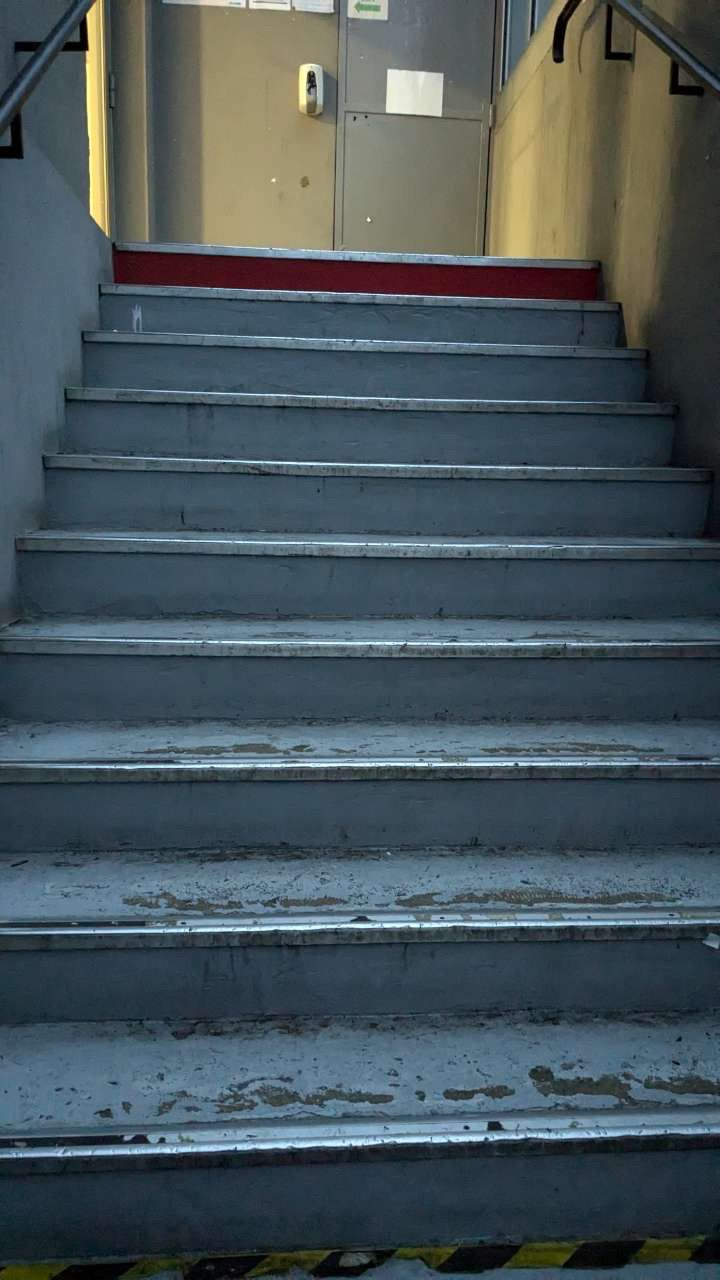
#> input picture images/Groupe6_image9.jpg, 720 x 1280 px, found by its file name
$ python modele.py
#> lines starting #> are read from the running program, lines starting #| are printed output that depends on the picture; after the words box and inside, x2 and y2 are one past the last pixel; in counts of white or black regions, pixels touching at a corner belong together
import cv2
import numpy as np
import matplotlib.pyplot as plt

def count_stairs(image_path):
#> called with image_path = 'images/Groupe6_Image9.jpg'
    img = cv2.imread(image_path)
#> img is the input picture: shape (1280, 720, 3); mean B, G, R 90.1, 84.1, 70.7
    gray = cv2.cvtColor(img, cv2.COLOR_BGR2GRAY)
    blurred = cv2.GaussianBlur(gray, (5, 5), 0)

    # Détection des contours avec ajustement des seuils
    edges = cv2.Canny(blurred, 75, 150)
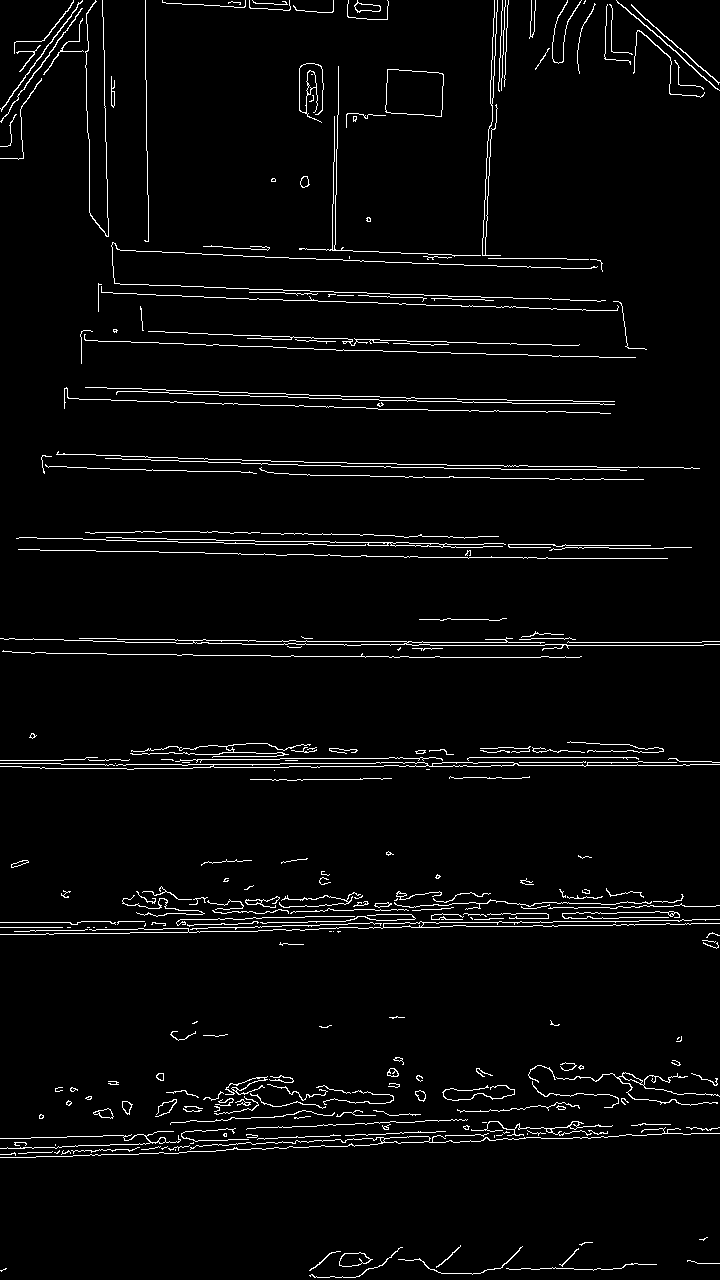
#> edges: shape (1280, 720); 3.4% white in thin lines or dots

    # Masquer les zones non pertinentes (facultatif)
    mask = np.zeros_like(gray)
    cv2.rectangle(mask, (50, 50), (gray.shape[1] - 50, gray.shape[0] - 50), 255, -1)
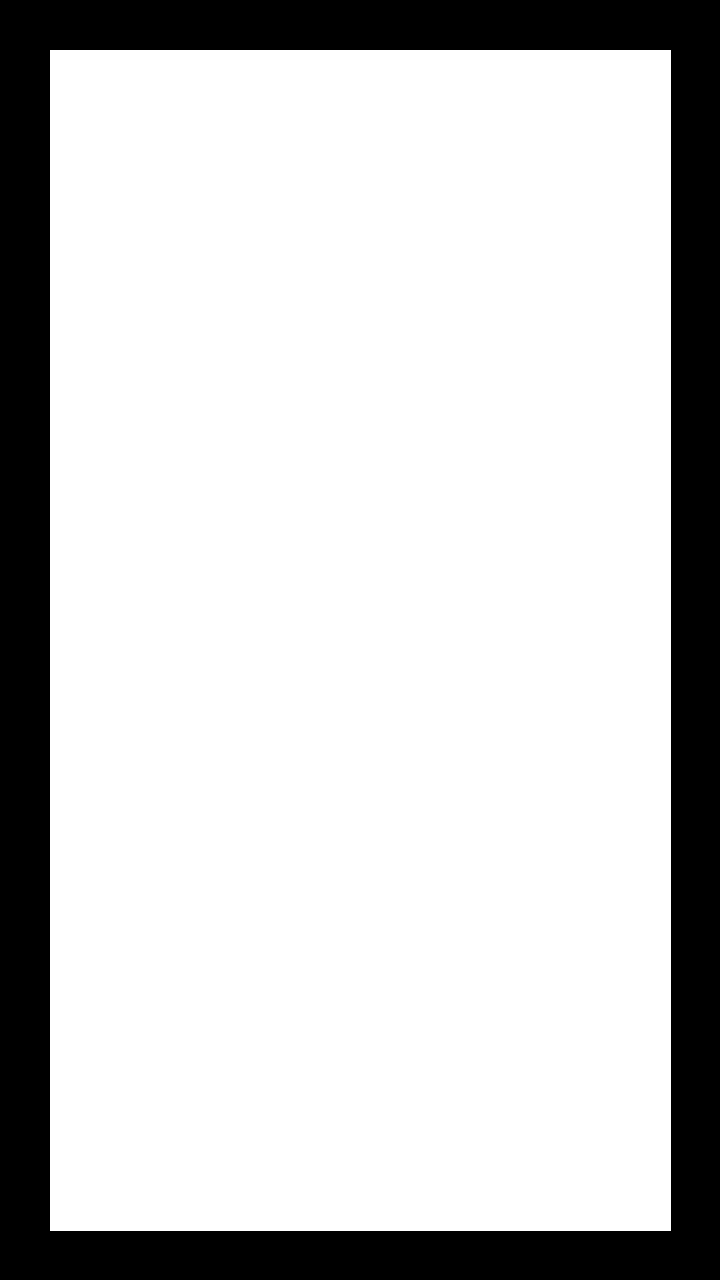
#> mask: shape (1280, 720); 79.6% white; 1 black region, box (x1, y1, x2, y2) and area: (0, 0, 720, 1280) 188199
    masked_edges = cv2.bitwise_and(edges, mask)
#> masked_edges: shape (1280, 720); 2.9% white in thin lines or dots, all inside (x1, y1, x2, y2) = (50, 50, 671, 1157)

    # Détection des lignes avec ajustement des paramètres
    lines = cv2.HoughLinesP(masked_edges, 1, np.pi/180, threshold=120,
                            minLineLength=150, maxLineGap=10)
#> lines = 25 rows, first 6: [441, 305, 622, 311], [81, 933, 272, 930], [480, 465, 651, 467], [216, 1150, 377, 1144], [325, 338, 496, 343], [442, 762, 670, 762]

    line_image = img.copy()
    horizontal_lines = []

    # Filtrage des lignes horizontales avec tolérance angulaire
    for line in lines:
        x1, y1, x2, y2 = line[0]
        angle = np.arctan2(y2 - y1, x2 - x1) * 180 / np.pi
        if abs(angle) < 10:
            horizontal_lines.append((y1 + y2) // 2)
            cv2.line(line_image, (x1, y1), (x2, y2), (0, 255, 0), 2)
#> this loop made 25 passes
#> (x1, y1, x2, y2, angle) on passes 1 to 8: (441, 305, 622, 311, 1.9), (81, 933, 272, 930, -0.9), (480, 465, 651, 467, 0.67), (216, 1150, 377, 1144, -2.13), (325, 338, 496, 343, 1.67), (442, 762, 670, 762, 0), (289, 474, 476, 477, 0.919), (181, 286, 600, 301, 2.05)
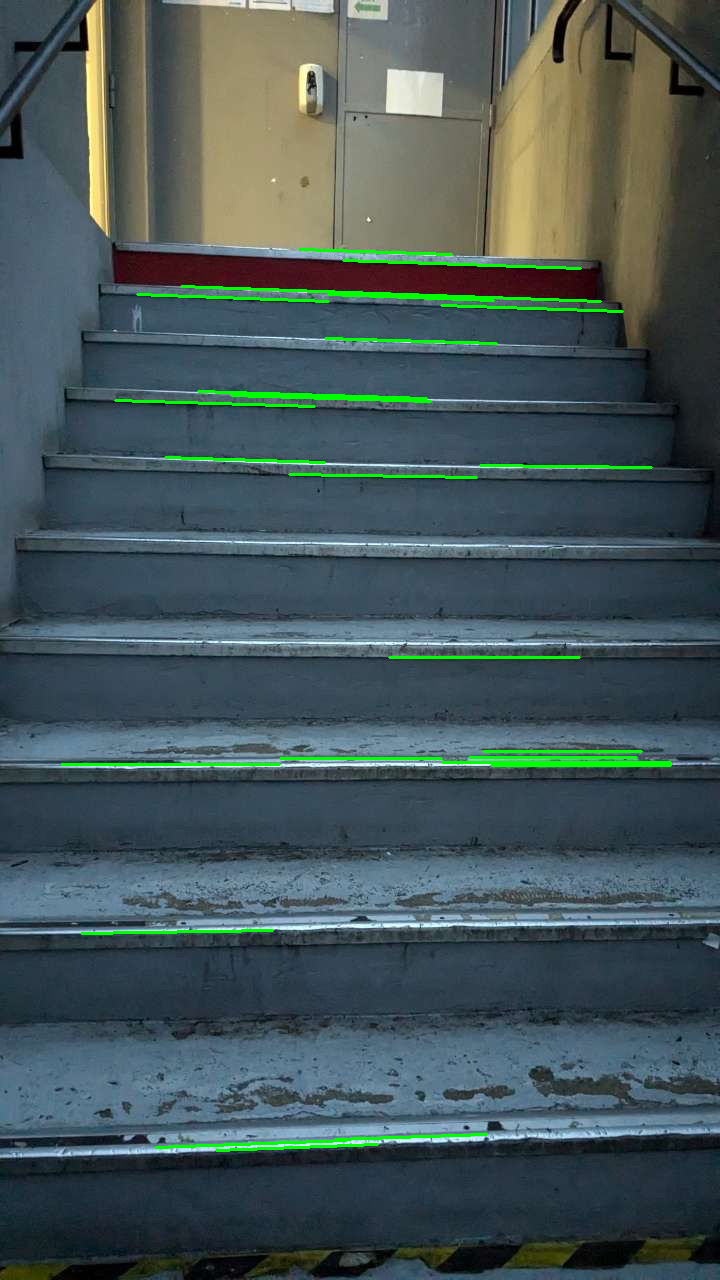
#> line_image: shape (1280, 720, 3); 1.52% of pixels changed, all inside (x1, y1, x2, y2) = (60, 248, 672, 1152)
#> after the loop, horizontal_lines = [308, 931, 466, 1147, 340, 762, 475, 293, 459, 403, 394, 264, 765, 398, 757, 764, 1143, 251, 657, 1136, 751, 758, 297, 297]

    # Éliminer les doublons avec un seuil dynamique
    horizontal_lines = sorted(set(horizontal_lines))
#> horizontal_lines = [251, 264, 293, 297, 308, 340, 394, 398, 403, 459, 466, 475, 657, 751, 757, 758, 762, 764, 765, 931, 1136, 1143, 1147]
    average_step_height = np.mean(np.diff(horizontal_lines))
#> average_step_height = 40.73

    # Ajuster le seuil pour éliminer les lignes trop proches
    filtered_lines = [horizontal_lines[0]]
#> filtered_lines = [251]
    for line in horizontal_lines[1:]:
        if line - filtered_lines[-1] > average_step_height * 0.75:  # Augmenter le seuil à 0.75
            filtered_lines.append(line)
#> this loop made 22 passes
#> line on passes 1 to 8: 264, 293, 297, 308, 340, 394, 398, 403
#> after the loop, filtered_lines = [251, 293, 340, 394, 459, 657, 751, 931, 1136]

    # Dessiner les lignes finales sur l'image
    for y in filtered_lines:
        cv2.line(line_image, (0, y), (img.shape[1], y), (0, 0, 255), 2)
#> this loop made 9 passes
#> y on passes 1 to 8: 251, 293, 340, 394, 459, 657, 751, 931
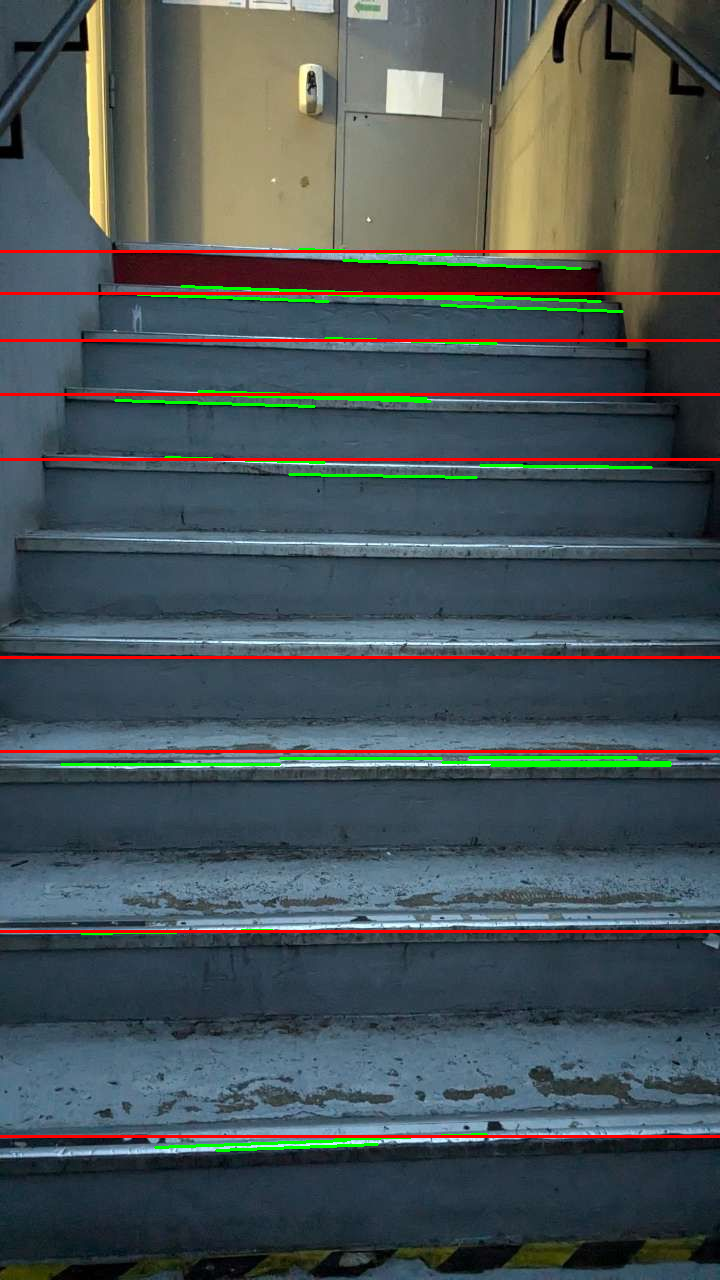
#> line_image: shape (1280, 720, 3); 2.11% of pixels changed, all inside (x1, y1, x2, y2) = (0, 250, 720, 1138)

    num_stairs = len(filtered_lines)
#> num_stairs = 9

    plt.figure(figsize=(10, 5))  # Largeur = 10 pouces, Hauteur = 5 pouces
    plt.subplot(121)
    plt.imshow(edges, cmap='gray')
    plt.title('Détection des contours')
    plt.axis('off')

    plt.subplot(122)
    plt.imshow(cv2.cvtColor(line_image, cv2.COLOR_BGR2RGB))
    plt.title('Lignes détectées')
    plt.axis('off')

    plt.tight_layout()  # Ajuste automatiquement l'espacement entre les sous-graphiques
    plt.show()
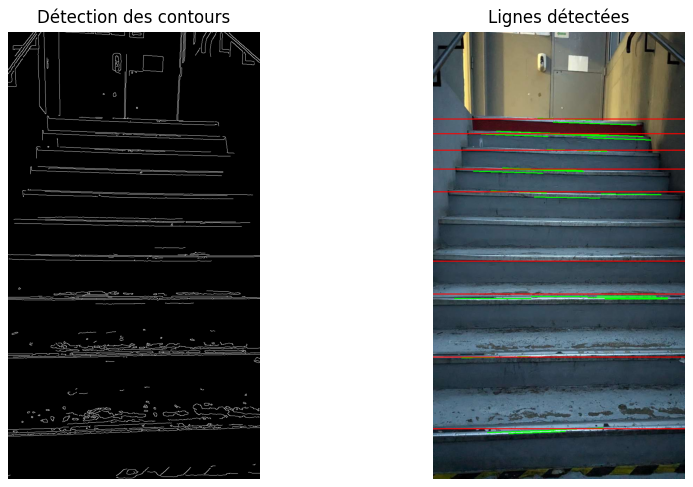
#> figure drawn by matplotlib, 2 panels

    return num_stairs

# Utilisation
image_path = "images/Groupe6_Image9.jpg"
num_stairs = count_stairs(image_path)
#> num_stairs = 9
print(f"Nombre de marches détectées : {num_stairs}")
#| Nombre de marches détectées : 9

$ run again, with images/Groupe1_Image1.jpg copied over images/Groupe6_image9.jpg
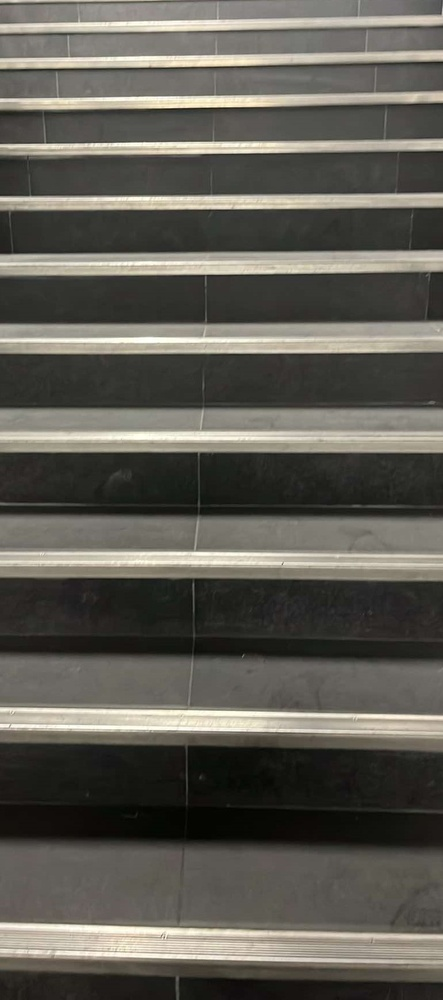
#> input picture images/Groupe1_Image1.jpg, 443 x 1000 px, shrunk from 771 x 1739 before the run, found by its file name
#> in count_stairs, img is the input picture: shape (1000, 443, 3); mean B, G, R 84.5, 92.3, 94.8
#> edges: shape (1000, 443); 3.7% white in thin lines or dots
#> mask: shape (1000, 443); 70% white; 1 black region, box (x1, y1, x2, y2) and area: (0, 0, 443, 1000) 133056
#> masked_edges: shape (1000, 443); 2.4% white in thin lines or dots, all inside (x1, y1, x2, y2) = (50, 51, 394, 951)
#> lines = 17 rows, first 6: [50, 431, 393, 431], [50, 452, 393, 452], [50, 353, 341, 353], [50, 408, 393, 408], [50, 712, 351, 717], [92, 337, 356, 337]
#> the loop in count_stairs, `for line in lines:` made 17 passes
#> (x1, y1, x2, y2, angle) on passes 1 to 8: (50, 431, 393, 431, 0), (50, 452, 393, 452, 0), (50, 353, 341, 353, 0), (50, 408, 393, 408, 0), (50, 712, 351, 717, 0.952), (92, 337, 356, 337, 0), (109, 56, 266, 54, -0.73), (78, 323, 336, 323, 0)
#> after the loop in count_stairs, `for line in lines:`: horizontal_lines = [431, 452, 353, 408, 714, 337, 55, 323, 440, 515, 937, 732, 209, 551, 195, 579, 251]
#> in count_stairs, `horizontal_lines = sorted(set(horizontal_lines))`: horizontal_lines = [55, 195, 209, 251, 323, 337, 353, 408, 431, 440, 452, 515, 551, 579, 714, 732, 937]
#> average_step_height = 55.12
#> in count_stairs, `filtered_lines = [horizontal_lines[0]]`: filtered_lines = [55]
#> the loop in count_stairs, `for line in horizontal_lines[1:]:` made 16 passes
#> line on passes 1 to 8: 195, 209, 251, 323, 337, 353, 408, 431
#> after the loop in count_stairs, `for line in horizontal_lines[1:]:`: filtered_lines = [55, 195, 251, 323, 408, 452, 515, 579, 714, 937]
#> the loop in count_stairs, `for y in filtered_lines:` made 10 passes
#> y on passes 1 to 8: 55, 195, 251, 323, 408, 452, 515, 579
#> after the loop in count_stairs, `for y in filtered_lines:`:
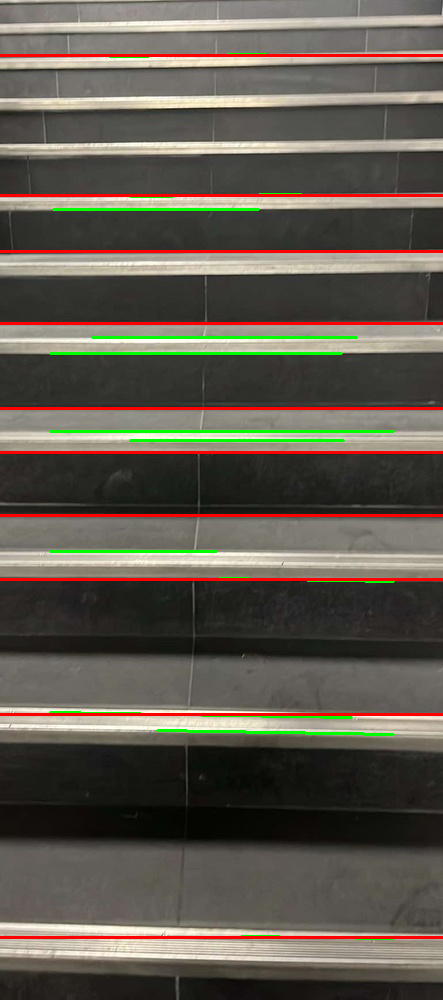
#> line_image: shape (1000, 443, 3); mean B, G, R 79.1, 89.9, 96.4
#> in count_stairs, `num_stairs = len(filtered_lines)`: num_stairs = 10
#> in count_stairs, `plt.show()`:
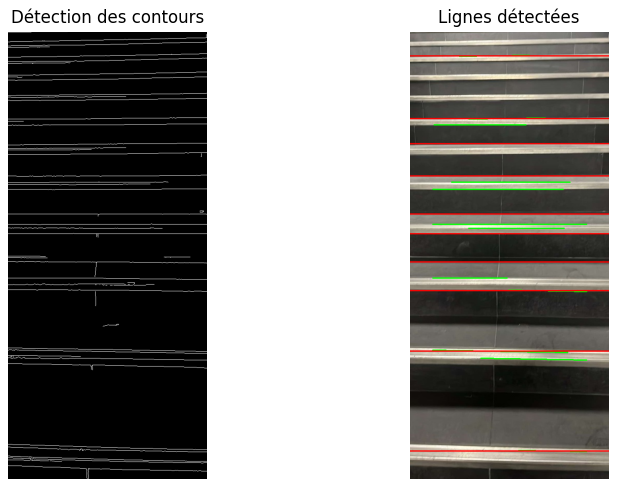
#> figure drawn by matplotlib, 2 panels
#| Nombre de marches détectées : 10

$ run again, with images/Groupe1_Image10.jpg copied over images/Groupe6_image9.jpg
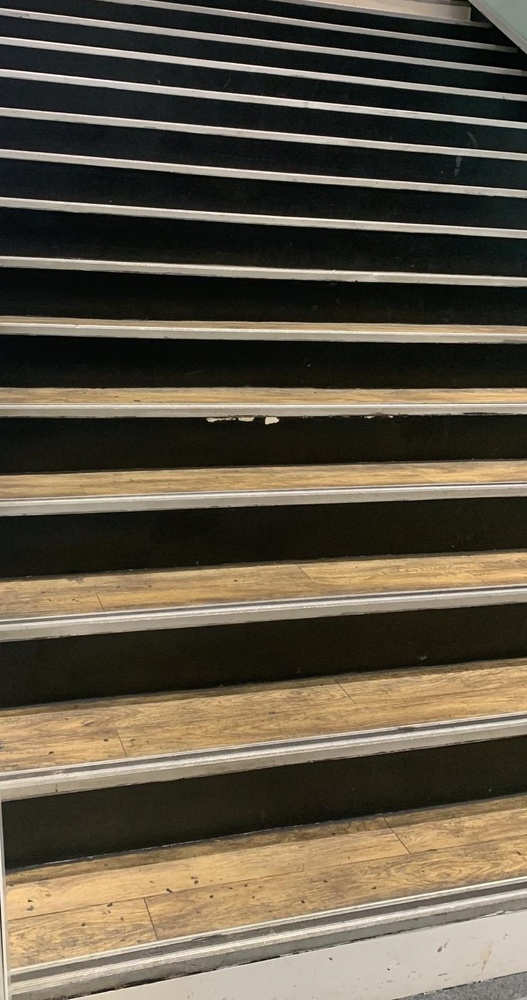
#> input picture images/Groupe1_Image10.jpg, 527 x 1000 px, shrunk from 732 x 1388 before the run, found by its file name
#> in count_stairs, img is the input picture: shape (1000, 527, 3); mean B, G, R 70.2, 86.2, 95.3
#> edges: shape (1000, 527); 5.6% white in thin lines or dots
#> mask: shape (1000, 527); 73.2% white; 1 black region, box (x1, y1, x2, y2) and area: (0, 0, 527, 1000) 141372
#> masked_edges: shape (1000, 527); 4.1% white in thin lines or dots, all inside (x1, y1, x2, y2) = (50, 50, 478, 951)
#> lines = 44 rows, first 6: [110, 497, 384, 488], [65, 619, 382, 597], [55, 112, 477, 149], [51, 120, 473, 156], [106, 613, 365, 595], [178, 407, 442, 407]
#> the loop in count_stairs, `for line in lines:` made 44 passes
#> (x1, y1, x2, y2, angle) on passes 1 to 8: (110, 497, 384, 488, -1.88), (65, 619, 382, 597, -3.97), (55, 112, 477, 149, 5.01), (51, 120, 473, 156, 4.88), (106, 613, 365, 595, -3.98), (178, 407, 442, 407, 0), (168, 327, 477, 332, 0.927), (229, 339, 434, 342, 0.838)
#> after the loop in count_stairs, `for line in lines:`: horizontal_lines = 39 values, max 850 at index 32, min 68 at index 34, mean 448.1
#> in count_stairs, `horizontal_lines = sorted(set(horizontal_lines))`: horizontal_lines = 37 values from 68 to 850
#> average_step_height = 21.72
#> in count_stairs, `filtered_lines = [horizontal_lines[0]]`: filtered_lines = [68]
#> the loop in count_stairs, `for line in horizontal_lines[1:]:` made 36 passes
#> line on passes 1 to 8: 77, 95, 99, 130, 138, 174, 183, 206
#> after the loop in count_stairs, `for line in horizontal_lines[1:]:`: filtered_lines = [68, 95, 130, 174, 206, 227, 261, 279, 329, 387, 404, 492, 601, 629, 689, 731, 751, 776, 818, 850]
#> the loop in count_stairs, `for y in filtered_lines:` made 20 passes
#> y on passes 1 to 8: 68, 95, 130, 174, 206, 227, 261, 279
#> after the loop in count_stairs, `for y in filtered_lines:`:
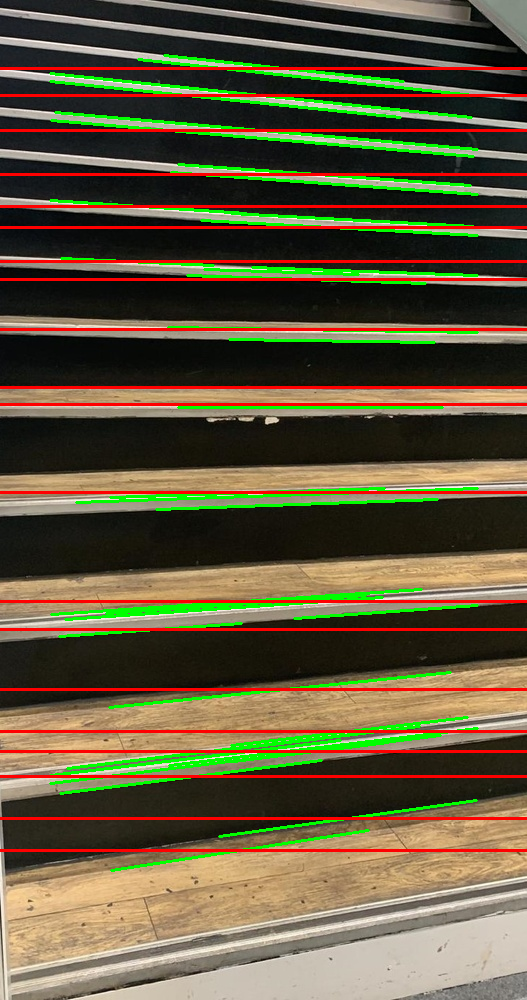
#> line_image: shape (1000, 527, 3); mean B, G, R 59.7, 86.6, 97.5
#> in count_stairs, `num_stairs = len(filtered_lines)`: num_stairs = 20
#> in count_stairs, `plt.show()`:
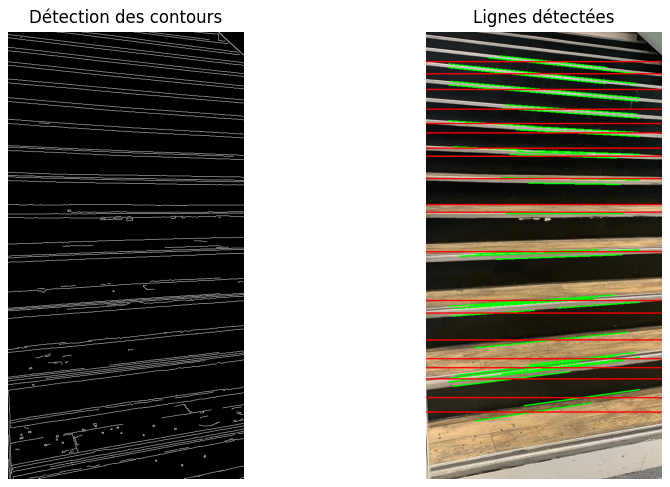
#> figure drawn by matplotlib, 2 panels
#| Nombre de marches détectées : 20
